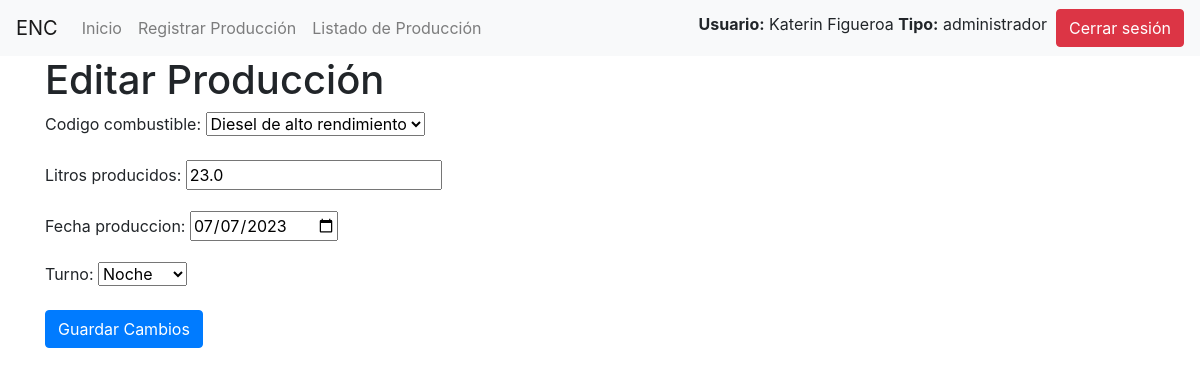
The page /editar/37/ (signed in) on the database its author committed.
### produccion/models.py (models this page shows, shortened)
class Produccion(models.Model):
    codigo_combustible = models.ForeignKey(Producto, on_delete=models.CASCADE)
    litros_producidos = models.FloatField()
    fecha_produccion = models.DateField()
    turno = models.CharField(max_length=2, choices=[('AM', 'Mañana'), ('PM', 'Tarde'), ('MM', 'Noche')])
    hora_registro = models.TimeField(auto_now_add=True)
    operador = models.ForeignKey(User, on_delete=models.CASCADE, related_name='producciones_registradas')
    modificado_por = models.ForeignKey(User, on_delete=models.SET_NULL, null=True, blank=True, related_name='producciones_modificadas')
    fecha_modificacion = models.DateTimeField(null=True, blank=True)
    anulado = models.BooleanField(default=False)

### produccion/views.py (the view)
# urls.py: path('editar/<int:id>/', views.editar_produccion, name='editar_produccion'),
@login_required
def editar_produccion(request, id):
    produccion = get_object_or_404(Produccion, id=id)
    if request.method == 'POST':
        form = ProduccionForm(request.POST, instance=produccion)
        if form.is_valid():
            produccion = form.save(commit=False)
            produccion.modificado_por = request.user
            produccion.fecha_modificacion = timezone.now()
            produccion.save()
            return redirect('listado_produccion')
    else:
        form = ProduccionForm(instance=produccion)
    return render(request, 'produccion/editar_produccion.html', {'form': form})

### produccion/forms.py
class ProduccionForm(forms.ModelForm):
    class Meta:
        model = Produccion
        fields = ['codigo_combustible', 'litros_producidos', 'fecha_produccion', 'turno']
        widgets = {
            'fecha_produccion': forms.DateInput(format='%Y-%m-%d', attrs={'type': 'date'})
        }

### produccion/models.py (called while the page is built)
    def __str__(self):
        return self.nombre

### produccion/templates/produccion/editar_produccion.html (shortened to what this page needs)
{% extends 'produccion/base.html' %}
{% block content %}
<h1>Editar Producción</h1>
<form method="post">
    {{ form.as_p }}
    <button type="submit" class="btn btn-primary">Guardar Cambios</button>
</form>
{% endblock %}

### produccion/templates/produccion/base.html (shortened to what this page needs)
<!DOCTYPE html>
<html>
<head>
    <link rel="stylesheet" href="https://stackpath.bootstrapcdn.com/bootstrap/4.3.1/css/bootstrap.min.css">
</head>
<body>
    <nav class="navbar navbar-expand-lg navbar-light bg-light">
        <a class="navbar-brand" href="#">ENC</a>
        <div class="collapse navbar-collapse">
            <ul class="navbar-nav mr-auto">
                <li class="nav-item">
                    <a class="nav-link" href="{% url 'index' %}">Inicio</a>
                </li>
                {% if user.is_authenticated %}
                <li class="nav-item">
                    <a class="nav-link" href="{% url 'registro_produccion' %}">Registrar Producción</a>
                </li>
                <li class="nav-item">
                    <a class="nav-link" href="{% url 'listado_produccion' %}">Listado de Producción</a>
                </li>
                {% else %}
                <li class="nav-item">
                    <a class="nav-link" href="{% url 'login' %}">Iniciar Sesión</a>
                </li>
                {% endif %}
            </ul>
        </div>
        {% if user.is_authenticated %}
        <label>
            <b>Usuario:</b> {{ user.first_name }} {{ user.last_name }}
            <b>Tipo:</b> {% for group in user.groups.all %}
                            {{ group.name }}
                         {% endfor %}
        </label>
        <form action="{% url 'logout' %}" method="post">
            <button type="submit" class="btn btn-danger">Cerrar sesión</button>
        </form>
        {% endif %}
    </nav>
    <div class="container">
        {% block content %}
        {% endblock %}
    </div>
</body>
</html>

### rows shown on the page
Produccion: codigo_combustible "Diesel de alto rendimiento", litros_producidos "23.0", fecha_produccion "07/07/2023", turno "Noche"

### other values the page prints
{{ user.first_name }} "Katerin"
{{ user.last_name }} "Figueroa"
{{ group.name }} "administrador"
